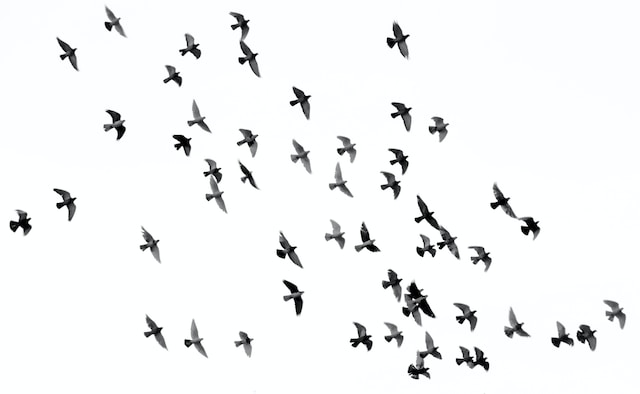
#> input picture data/birds.jpg, 640 x 394 px, found by its file name
$ python global.py
#> lines starting #> are read from the running program, lines starting #| are printed output that depends on the picture; after the words box and inside, x2 and y2 are one past the last pixel; in counts of white or black regions, pixels touching at a corner belong together
import os
import cv2

img = cv2.imread(os.path.join('.', 'data', 'birds.jpg'))
#> img is the input picture: shape (394, 640, 3); mean B, G, R 244.3, 243.8, 242.7
gray_img = cv2.cvtColor(img, cv2.COLOR_RGB2GRAY)

# Global Thresholding
ret, thresh = cv2.threshold(gray_img, 150, 255, cv2.THRESH_BINARY_INV)
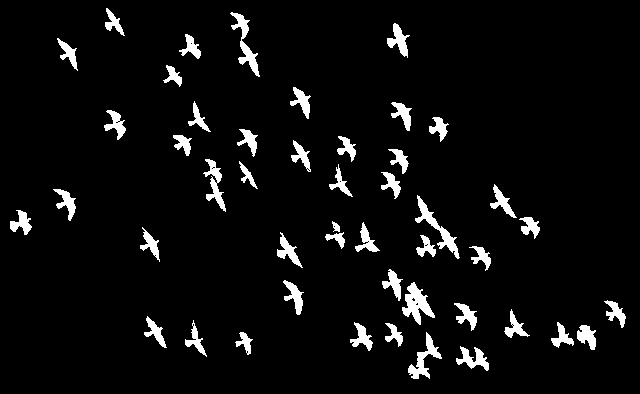
#> thresh: shape (394, 640); 5.2% white; 47 white regions, largest, box (x1, y1, x2, y2) and area: (402, 282, 435, 325) 649, (415, 195, 460, 259) 591, (230, 12, 260, 77) 551
# Bluring
new_thresh = cv2.medianBlur(thresh, 5)
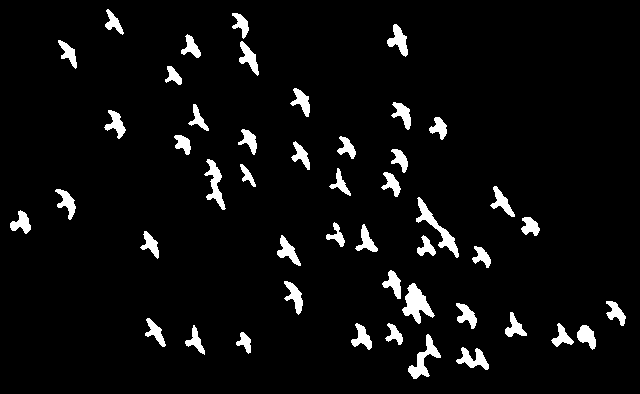
#> new_thresh: shape (394, 640); 5.1% white; 47 white regions, largest, box (x1, y1, x2, y2) and area: (402, 283, 435, 324) 649, (416, 197, 459, 258) 582, (408, 334, 441, 379) 499
ret, new_2_thresh = cv2.threshold(new_thresh, 75, 255, cv2.THRESH_BINARY)

cv2.imshow('Initial Image', img)
cv2.imshow('Threshold Image', thresh)

cv2.waitKey(0)
